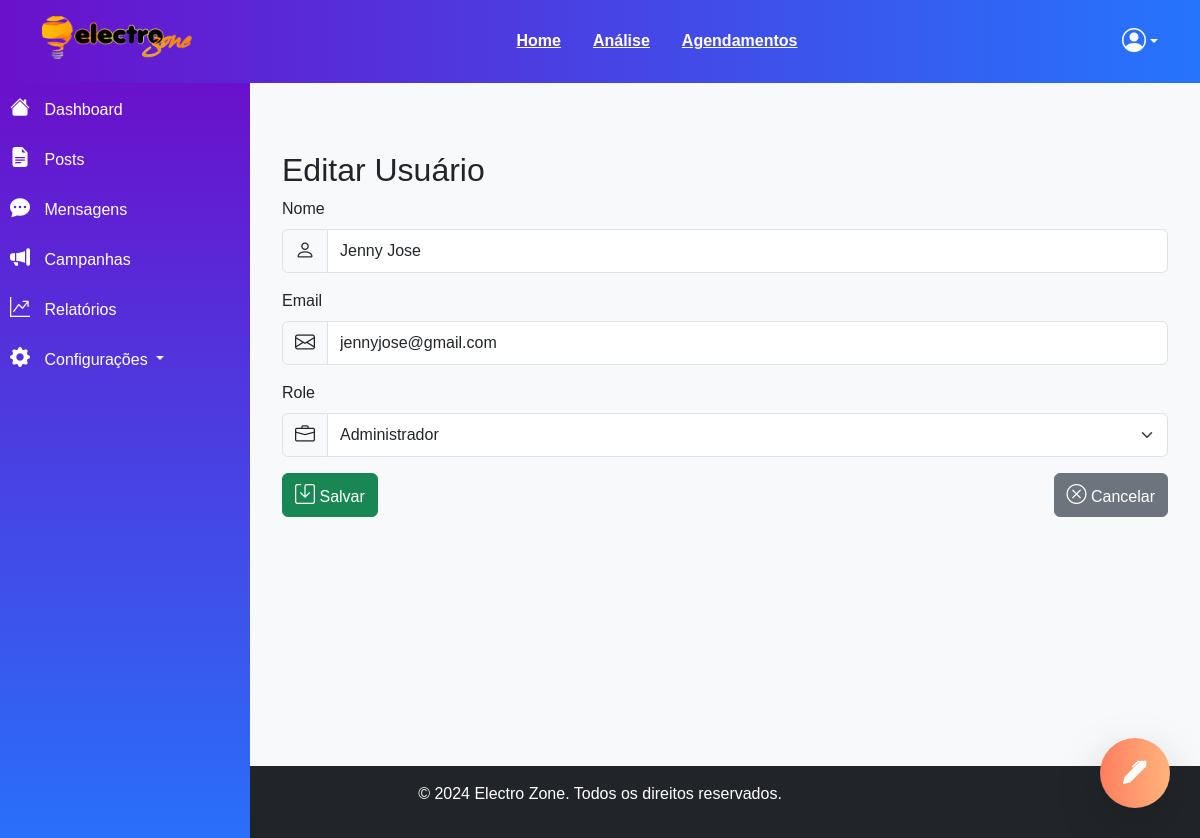
The app's page /usuarios/editar/1 (signed in) with its own data.
### main.py (models this page shows, shortened)
class User(UserMixin,db.Model):
    id = db.Column(db.Integer, primary_key=True)
    nome = db.Column(db.String(150), unique=True, nullable=False)
    email = db.Column(db.String(150), unique=True, nullable=False)
    senha = db.Column(db.String(200), nullable=False)
    criado_em = db.Column(db.DateTime, default=datetime.utcnow, nullable=False)
    atualizado_em = db.Column(db.DateTime, default=datetime.utcnow, onupdate=datetime.utcnow, nullable=False)
    ativo = db.Column(db.Boolean, default=True, nullable=False)
    role = db.Column(db.String(50), default='Admin', nullable=False)  # Exemplos: 'admin', 'usuario', 'moderador'
    reset_token = db.Column(db.String(100), nullable=True)
    reset_token_expira_em = db.Column(db.DateTime, nullable=True)

### main.py (the view, shortened to what this page needs)
@app.route('/usuarios/editar/<int:id>', methods=['GET', 'POST'])
@login_required
@admin_required
def editar_usuario(id):
    usuario = User.query.get_or_404(id)
    return render_template('editar.html', usuario=usuario)

### main.py (called while the page is built)
@login_manager.user_loader
def load_user(id):
    return db.session.get(User, int(id))

def login_required(f):
    @wraps(f)
    def decorated_function(*args, **kwargs):
        if 'usuario_id' not in session:
            flash('Por favor, faça login para continuar.', 'warning')
            return redirect(url_for('login'))
        return f(*args, **kwargs)
    return decorated_function

def admin_required(f):
    @wraps(f)
    def decorated_function(*args, **kwargs):
        if not current_user.is_authenticated or current_user.role != 'Administrador':
            abort(403)
        return f(*args, **kwargs)
    return decorated_function

### templates/editar.html (shortened to what this page needs)
{% extends "base.html" %}
{% block content %}
<div class="container mt-5">
    <h2>Editar Usuário</h2>
    <form action="{{ url_for('editar_usuario', id=usuario.id) }}" method="post">
        <div class="mb-3">
            <label for="nome" class="form-label">Nome</label>
            <div class="input-group">
                <span class="input-group-text"><i class="bi bi-person"></i></span>
                <input type="text" class="form-control" id="nome" name="nome" value="{{ usuario.nome }}" required>
            </div>
        </div>
        <div class="mb-3">
            <label for="email" class="form-label">Email</label>
            <div class="input-group">
                <span class="input-group-text"><i class="bi bi-envelope"></i></span>
                <input type="email" class="form-control" id="email" name="email" value="{{ usuario.email }}" required>
            </div>
        </div>
        <div class="mb-3">
            <label for="role" class="form-label">Role</label>
            <div class="input-group">
                <span class="input-group-text"><i class="bi bi-briefcase"></i></span>
                <select class="form-select" id="role" name="role">
                    <option value="Administrador" {% if usuario.role == "Administrador" %}selected{% endif %}>Administrador</option>
                </select>
            </div>
        </div>
        <div class="d-flex justify-content-between">
            <button type="submit" class="btn btn-success"><i class="bi bi-save"></i> Salvar</button>
            <a href="{{ url_for('listar_usuarios') }}" class="btn btn-secondary"><i class="bi bi-x-circle"></i> Cancelar</a>
        </div>
    </form>
</div>
{% endblock %}

### static/styles.css (style rules this page uses)
body { font-family: 'Arial', sans-serif; }

### templates/base.html (style rules this page uses)
.bi { font-size: 1.25rem; }
body { font-family: 'Arial', sans-serif; background-color: #f8f9fa; }
.container.mt-5 { height: 595px; overflow-y: auto; }

### records on screen
User: nome "Jenny Jose", email "jennyjose@gmail.com", role "Administrador"
